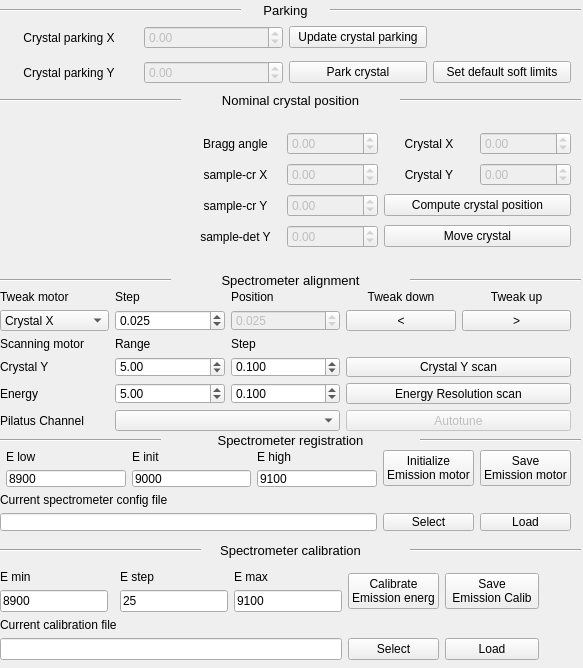
<?xml version="1.0" encoding="UTF-8"?>
<ui version="4.0">
 <class>Form</class>
 <widget class="QWidget" name="Form">
  <property name="geometry">
   <rect>
    <x>0</x>
    <y>0</y>
    <width>583</width>
    <height>668</height>
   </rect>
  </property>
  <property name="windowTitle">
   <string>Form</string>
  </property>
  <widget class="Line" name="line_5">
   <property name="geometry">
    <rect>
     <x>0</x>
     <y>0</y>
     <width>241</width>
     <height>20</height>
    </rect>
   </property>
   <property name="orientation">
    <enum>Qt::Horizontal</enum>
   </property>
  </widget>
  <widget class="Line" name="line_4">
   <property name="geometry">
    <rect>
     <x>400</x>
     <y>90</y>
     <width>181</width>
     <height>20</height>
    </rect>
   </property>
   <property name="orientation">
    <enum>Qt::Horizontal</enum>
   </property>
  </widget>
  <widget class="Line" name="line_6">
   <property name="geometry">
    <rect>
     <x>330</x>
     <y>0</y>
     <width>251</width>
     <height>20</height>
    </rect>
   </property>
   <property name="orientation">
    <enum>Qt::Horizontal</enum>
   </property>
  </widget>
  <widget class="QLabel" name="label_qrcode_5">
   <property name="geometry">
    <rect>
     <x>240</x>
     <y>0</y>
     <width>91</width>
     <height>21</height>
    </rect>
   </property>
   <property name="font">
    <font>
     <pointsize>10</pointsize>
     <weight>50</weight>
     <bold>false</bold>
    </font>
   </property>
   <property name="text">
    <string>Parking</string>
   </property>
   <property name="alignment">
    <set>Qt::AlignCenter</set>
   </property>
  </widget>
  <widget class="QWidget" name="gridLayoutWidget_7">
   <property name="geometry">
    <rect>
     <x>0</x>
     <y>20</y>
     <width>571</width>
     <height>71</height>
    </rect>
   </property>
   <layout class="QGridLayout" name="gridLayout_8">
    <item row="1" column="1">
     <widget class="QDoubleSpinBox" name="spinBox_crystal_park_y">
      <property name="enabled">
       <bool>false</bool>
      </property>
      <property name="minimum">
       <double>-20000.000000000000000</double>
      </property>
      <property name="maximum">
       <double>200000.000000000000000</double>
      </property>
     </widget>
    </item>
    <item row="1" column="0">
     <widget class="QLabel" name="label_qrcode_8">
      <property name="text">
       <string>Crystal parking Y</string>
      </property>
      <property name="alignment">
       <set>Qt::AlignCenter</set>
      </property>
     </widget>
    </item>
    <item row="0" column="1">
     <widget class="QDoubleSpinBox" name="spinBox_crystal_park_x">
      <property name="enabled">
       <bool>false</bool>
      </property>
      <property name="minimum">
       <double>-20000.000000000000000</double>
      </property>
      <property name="maximum">
       <double>20000.000000000000000</double>
      </property>
     </widget>
    </item>
    <item row="0" column="0">
     <widget class="QLabel" name="label_qrcode_7">
      <property name="text">
       <string>Crystal parking X</string>
      </property>
      <property name="alignment">
       <set>Qt::AlignCenter</set>
      </property>
     </widget>
    </item>
    <item row="1" column="2">
     <widget class="QPushButton" name="push_park_crystal">
      <property name="text">
       <string>Park crystal</string>
      </property>
     </widget>
    </item>
    <item row="0" column="2">
     <widget class="QPushButton" name="push_update_crystal_parking">
      <property name="text">
       <string>Update crystal parking</string>
      </property>
     </widget>
    </item>
    <item row="1" column="3">
     <widget class="QPushButton" name="push_set_default_soft_limits">
      <property name="text">
       <string>Set default soft limits</string>
      </property>
     </widget>
    </item>
   </layout>
  </widget>
  <widget class="Line" name="line">
   <property name="geometry">
    <rect>
     <x>0</x>
     <y>90</y>
     <width>181</width>
     <height>20</height>
    </rect>
   </property>
   <property name="orientation">
    <enum>Qt::Horizontal</enum>
   </property>
  </widget>
  <widget class="QLabel" name="label_qrcode_6">
   <property name="geometry">
    <rect>
     <x>180</x>
     <y>90</y>
     <width>221</width>
     <height>21</height>
    </rect>
   </property>
   <property name="font">
    <font>
     <pointsize>10</pointsize>
     <weight>50</weight>
     <bold>false</bold>
    </font>
   </property>
   <property name="text">
    <string>Nominal crystal position</string>
   </property>
   <property name="alignment">
    <set>Qt::AlignCenter</set>
   </property>
  </widget>
  <widget class="QWidget" name="gridLayoutWidget_9">
   <property name="geometry">
    <rect>
     <x>190</x>
     <y>130</y>
     <width>381</width>
     <height>121</height>
    </rect>
   </property>
   <layout class="QGridLayout" name="gridLayout_10">
    <item row="1" column="0">
     <widget class="QLabel" name="label_qrcode_15">
      <property name="text">
       <string>sample-cr X</string>
      </property>
      <property name="alignment">
       <set>Qt::AlignCenter</set>
      </property>
     </widget>
    </item>
    <item row="1" column="1">
     <widget class="QDoubleSpinBox" name="spinBox_crystal_nom_x">
      <property name="enabled">
       <bool>false</bool>
      </property>
      <property name="minimum">
       <double>-20000.000000000000000</double>
      </property>
      <property name="maximum">
       <double>200000.000000000000000</double>
      </property>
     </widget>
    </item>
    <item row="0" column="1">
     <widget class="QDoubleSpinBox" name="spinBox_bragg_angle_nom">
      <property name="enabled">
       <bool>false</bool>
      </property>
      <property name="minimum">
       <double>-20000.000000000000000</double>
      </property>
      <property name="maximum">
       <double>200000.000000000000000</double>
      </property>
     </widget>
    </item>
    <item row="3" column="0">
     <widget class="QLabel" name="label_qrcode_16">
      <property name="text">
       <string>sample-det Y</string>
      </property>
      <property name="alignment">
       <set>Qt::AlignCenter</set>
      </property>
     </widget>
    </item>
    <item row="2" column="1">
     <widget class="QDoubleSpinBox" name="spinBox_crystal_nom_y">
      <property name="enabled">
       <bool>false</bool>
      </property>
      <property name="minimum">
       <double>-20000.000000000000000</double>
      </property>
      <property name="maximum">
       <double>200000.000000000000000</double>
      </property>
     </widget>
    </item>
    <item row="0" column="0">
     <widget class="QLabel" name="label_qrcode_13">
      <property name="text">
       <string>Bragg angle</string>
      </property>
      <property name="alignment">
       <set>Qt::AlignCenter</set>
      </property>
     </widget>
    </item>
    <item row="0" column="2">
     <widget class="QLabel" name="label_qrcode_11">
      <property name="text">
       <string>Crystal X</string>
      </property>
      <property name="alignment">
       <set>Qt::AlignCenter</set>
      </property>
     </widget>
    </item>
    <item row="1" column="2">
     <widget class="QLabel" name="label_qrcode_12">
      <property name="text">
       <string>Crystal Y</string>
      </property>
      <property name="alignment">
       <set>Qt::AlignCenter</set>
      </property>
     </widget>
    </item>
    <item row="2" column="0">
     <widget class="QLabel" name="label_qrcode_17">
      <property name="text">
       <string>sample-cr Y</string>
      </property>
      <property name="alignment">
       <set>Qt::AlignCenter</set>
      </property>
     </widget>
    </item>
    <item row="3" column="1">
     <widget class="QDoubleSpinBox" name="spinBox_det_nom_y">
      <property name="enabled">
       <bool>false</bool>
      </property>
      <property name="minimum">
       <double>-20000.000000000000000</double>
      </property>
      <property name="maximum">
       <double>200000.000000000000000</double>
      </property>
     </widget>
    </item>
    <item row="0" column="3">
     <widget class="QDoubleSpinBox" name="spinBox_crystal_stage_nom_x">
      <property name="enabled">
       <bool>false</bool>
      </property>
      <property name="minimum">
       <double>-20000.000000000000000</double>
      </property>
      <property name="maximum">
       <double>20000.000000000000000</double>
      </property>
     </widget>
    </item>
    <item row="1" column="3">
     <widget class="QDoubleSpinBox" name="spinBox_crystal_stage_nom_y">
      <property name="enabled">
       <bool>false</bool>
      </property>
      <property name="minimum">
       <double>-20000.000000000000000</double>
      </property>
      <property name="maximum">
       <double>200000.000000000000000</double>
      </property>
     </widget>
    </item>
    <item row="2" column="2" colspan="2">
     <widget class="QPushButton" name="push_compute_crystal_position">
      <property name="text">
       <string>Compute crystal position</string>
      </property>
     </widget>
    </item>
    <item row="3" column="2" colspan="2">
     <widget class="QPushButton" name="push_move_crystal">
      <property name="text">
       <string>Move crystal</string>
      </property>
     </widget>
    </item>
   </layout>
  </widget>
  <widget class="QWidget" name="gridLayoutWidget_5">
   <property name="geometry">
    <rect>
     <x>0</x>
     <y>450</y>
     <width>571</width>
     <height>81</height>
    </rect>
   </property>
   <layout class="QGridLayout" name="gridLayout_2">
    <item row="0" column="3">
     <widget class="QLabel" name="label_17">
      <property name="text">
       <string>E high</string>
      </property>
     </widget>
    </item>
    <item row="0" column="1">
     <widget class="QLabel" name="label_16">
      <property name="text">
       <string>E low</string>
      </property>
     </widget>
    </item>
    <item row="1" column="3">
     <widget class="QLineEdit" name="edit_reg_E_hi">
      <property name="text">
       <string>9100</string>
      </property>
     </widget>
    </item>
    <item row="1" column="1">
     <widget class="QLineEdit" name="edit_reg_E_lo">
      <property name="text">
       <string>8900</string>
      </property>
     </widget>
    </item>
    <item row="4" column="0" colspan="4">
     <widget class="QLineEdit" name="lineEdit_current_spectrometer_file"/>
    </item>
    <item row="0" column="6" rowspan="2">
     <widget class="QPushButton" name="push_save_emission_motor">
      <property name="enabled">
       <bool>true</bool>
      </property>
      <property name="text">
       <string>Save
Emission motor</string>
      </property>
     </widget>
    </item>
    <item row="0" column="5" rowspan="2">
     <widget class="QPushButton" name="push_initialize_emission_motor">
      <property name="enabled">
       <bool>true</bool>
      </property>
      <property name="text">
       <string>Initialize
Emission motor</string>
      </property>
     </widget>
    </item>
    <item row="4" column="5">
     <widget class="QPushButton" name="push_select_config_file">
      <property name="enabled">
       <bool>true</bool>
      </property>
      <property name="text">
       <string>Select</string>
      </property>
     </widget>
    </item>
    <item row="4" column="6">
     <widget class="QPushButton" name="push_load_emission_motor">
      <property name="enabled">
       <bool>true</bool>
      </property>
      <property name="text">
       <string>Load</string>
      </property>
     </widget>
    </item>
    <item row="0" column="2">
     <widget class="QLabel" name="label_14">
      <property name="text">
       <string>E init</string>
      </property>
     </widget>
    </item>
    <item row="1" column="2">
     <widget class="QLineEdit" name="edit_reg_E">
      <property name="text">
       <string>9000</string>
      </property>
     </widget>
    </item>
    <item row="3" column="0" colspan="3">
     <widget class="QLabel" name="label_qrcode_21">
      <property name="text">
       <string>Current spectrometer config file</string>
      </property>
      <property name="alignment">
       <set>Qt::AlignLeading|Qt::AlignLeft|Qt::AlignVCenter</set>
      </property>
     </widget>
    </item>
   </layout>
  </widget>
  <widget class="Line" name="line_7">
   <property name="geometry">
    <rect>
     <x>410</x>
     <y>270</y>
     <width>171</width>
     <height>20</height>
    </rect>
   </property>
   <property name="orientation">
    <enum>Qt::Horizontal</enum>
   </property>
  </widget>
  <widget class="Line" name="line_9">
   <property name="geometry">
    <rect>
     <x>0</x>
     <y>540</y>
     <width>201</width>
     <height>20</height>
    </rect>
   </property>
   <property name="orientation">
    <enum>Qt::Horizontal</enum>
   </property>
  </widget>
  <widget class="Line" name="line_8">
   <property name="geometry">
    <rect>
     <x>410</x>
     <y>540</y>
     <width>171</width>
     <height>20</height>
    </rect>
   </property>
   <property name="orientation">
    <enum>Qt::Horizontal</enum>
   </property>
  </widget>
  <widget class="QLabel" name="label_qrcode_14">
   <property name="geometry">
    <rect>
     <x>180</x>
     <y>270</y>
     <width>221</width>
     <height>21</height>
    </rect>
   </property>
   <property name="font">
    <font>
     <pointsize>10</pointsize>
     <weight>50</weight>
     <bold>false</bold>
    </font>
   </property>
   <property name="text">
    <string>Spectrometer alignment</string>
   </property>
   <property name="alignment">
    <set>Qt::AlignCenter</set>
   </property>
  </widget>
  <widget class="QWidget" name="gridLayoutWidget_2">
   <property name="geometry">
    <rect>
     <x>0</x>
     <y>290</y>
     <width>571</width>
     <height>141</height>
    </rect>
   </property>
   <layout class="QGridLayout" name="gridLayout_3">
    <property name="sizeConstraint">
     <enum>QLayout::SetMaximumSize</enum>
    </property>
    <item row="0" column="1">
     <widget class="QLabel" name="label_131">
      <property name="font">
       <font>
        <pointsize>9</pointsize>
        <weight>50</weight>
        <bold>false</bold>
       </font>
      </property>
      <property name="text">
       <string>Step</string>
      </property>
     </widget>
    </item>
    <item row="3" column="0">
     <widget class="QLabel" name="label_137">
      <property name="font">
       <font>
        <pointsize>9</pointsize>
        <weight>50</weight>
        <bold>false</bold>
       </font>
      </property>
      <property name="text">
       <string>Crystal Y</string>
      </property>
     </widget>
    </item>
    <item row="0" column="0">
     <widget class="QLabel" name="label_130">
      <property name="font">
       <font>
        <pointsize>9</pointsize>
        <weight>50</weight>
        <bold>false</bold>
       </font>
      </property>
      <property name="text">
       <string>Tweak motor</string>
      </property>
     </widget>
    </item>
    <item row="1" column="3">
     <widget class="QPushButton" name="push_tweak_down">
      <property name="text">
       <string>&lt;</string>
      </property>
     </widget>
    </item>
    <item row="0" column="2">
     <widget class="QLabel" name="label_132">
      <property name="font">
       <font>
        <pointsize>9</pointsize>
        <weight>50</weight>
        <bold>false</bold>
       </font>
      </property>
      <property name="text">
       <string>Position</string>
      </property>
     </widget>
    </item>
    <item row="1" column="1">
     <widget class="QDoubleSpinBox" name="doubleSpinBox_tweak_motor_step">
      <property name="decimals">
       <number>3</number>
      </property>
      <property name="value">
       <double>0.025000000000000</double>
      </property>
     </widget>
    </item>
    <item row="1" column="0">
     <widget class="QComboBox" name="comboBox_johann_tweak_motor">
      <item>
       <property name="text">
        <string>Crystal X</string>
       </property>
      </item>
      <item>
       <property name="text">
        <string>Bender</string>
       </property>
      </item>
      <item>
       <property name="text">
        <string>Crystal Z</string>
       </property>
      </item>
     </widget>
    </item>
    <item row="1" column="4">
     <widget class="QPushButton" name="push_tweak_up">
      <property name="text">
       <string>&gt;</string>
      </property>
     </widget>
    </item>
    <item row="0" column="3">
     <widget class="QLabel" name="label_133">
      <property name="font">
       <font>
        <pointsize>9</pointsize>
        <weight>50</weight>
        <bold>false</bold>
       </font>
      </property>
      <property name="text">
       <string>Tweak down</string>
      </property>
      <property name="alignment">
       <set>Qt::AlignCenter</set>
      </property>
     </widget>
    </item>
    <item row="0" column="4">
     <widget class="QLabel" name="label_134">
      <property name="font">
       <font>
        <pointsize>9</pointsize>
        <weight>50</weight>
        <bold>false</bold>
       </font>
      </property>
      <property name="text">
       <string>Tweak up</string>
      </property>
      <property name="alignment">
       <set>Qt::AlignCenter</set>
      </property>
     </widget>
    </item>
    <item row="3" column="3" colspan="2">
     <widget class="QPushButton" name="push_scan_crystal_y">
      <property name="text">
       <string>Crystal Y scan</string>
      </property>
     </widget>
    </item>
    <item row="4" column="0">
     <widget class="QLabel" name="label_138">
      <property name="font">
       <font>
        <pointsize>9</pointsize>
        <weight>50</weight>
        <bold>false</bold>
       </font>
      </property>
      <property name="text">
       <string>Energy</string>
      </property>
     </widget>
    </item>
    <item row="4" column="2">
     <widget class="QDoubleSpinBox" name="doubleSpinBox_step_energy">
      <property name="decimals">
       <number>3</number>
      </property>
      <property name="value">
       <double>0.100000000000000</double>
      </property>
     </widget>
    </item>
    <item row="2" column="2">
     <widget class="QLabel" name="label_135">
      <property name="font">
       <font>
        <pointsize>9</pointsize>
        <weight>50</weight>
        <bold>false</bold>
       </font>
      </property>
      <property name="text">
       <string>Step</string>
      </property>
     </widget>
    </item>
    <item row="1" column="2">
     <widget class="QDoubleSpinBox" name="doubleSpinBox_tweak_motor_pos">
      <property name="enabled">
       <bool>false</bool>
      </property>
      <property name="decimals">
       <number>3</number>
      </property>
      <property name="minimum">
       <double>-1000.000000000000000</double>
      </property>
      <property name="maximum">
       <double>1000.000000000000000</double>
      </property>
      <property name="value">
       <double>0.025000000000000</double>
      </property>
     </widget>
    </item>
    <item row="2" column="1">
     <widget class="QLabel" name="label_136">
      <property name="font">
       <font>
        <pointsize>9</pointsize>
        <weight>50</weight>
        <bold>false</bold>
       </font>
      </property>
      <property name="text">
       <string>Range</string>
      </property>
     </widget>
    </item>
    <item row="4" column="3" colspan="2">
     <widget class="QPushButton" name="push_scan_energy">
      <property name="text">
       <string>Energy Resolution scan</string>
      </property>
     </widget>
    </item>
    <item row="2" column="0">
     <widget class="QLabel" name="label_139">
      <property name="font">
       <font>
        <pointsize>9</pointsize>
        <weight>50</weight>
        <bold>false</bold>
       </font>
      </property>
      <property name="text">
       <string>Scanning motor</string>
      </property>
     </widget>
    </item>
    <item row="3" column="1">
     <widget class="QDoubleSpinBox" name="doubleSpinBox_range_crystal_y">
      <property name="decimals">
       <number>2</number>
      </property>
      <property name="value">
       <double>5.000000000000000</double>
      </property>
     </widget>
    </item>
    <item row="3" column="2">
     <widget class="QDoubleSpinBox" name="doubleSpinBox_step_crystal_y">
      <property name="decimals">
       <number>3</number>
      </property>
      <property name="value">
       <double>0.100000000000000</double>
      </property>
     </widget>
    </item>
    <item row="4" column="1">
     <widget class="QDoubleSpinBox" name="doubleSpinBox_range_energy">
      <property name="decimals">
       <number>2</number>
      </property>
      <property name="value">
       <double>5.000000000000000</double>
      </property>
     </widget>
    </item>
    <item row="5" column="0">
     <widget class="QLabel" name="label_118">
      <property name="font">
       <font>
        <pointsize>9</pointsize>
        <weight>50</weight>
        <bold>false</bold>
       </font>
      </property>
      <property name="text">
       <string>Pilatus Channel</string>
      </property>
     </widget>
    </item>
    <item row="5" column="1" colspan="2">
     <widget class="QComboBox" name="comboBox_pilatus_channels">
      <property name="sizePolicy">
       <sizepolicy hsizetype="Expanding" vsizetype="Fixed">
        <horstretch>0</horstretch>
        <verstretch>0</verstretch>
       </sizepolicy>
      </property>
      <property name="font">
       <font>
        <pointsize>9</pointsize>
        <weight>50</weight>
        <bold>false</bold>
       </font>
      </property>
     </widget>
    </item>
    <item row="5" column="3" colspan="2">
     <widget class="QPushButton" name="push_scan_4">
      <property name="enabled">
       <bool>false</bool>
      </property>
      <property name="text">
       <string>Autotune</string>
      </property>
     </widget>
    </item>
   </layout>
  </widget>
  <widget class="Line" name="line_10">
   <property name="geometry">
    <rect>
     <x>0</x>
     <y>430</y>
     <width>161</width>
     <height>20</height>
    </rect>
   </property>
   <property name="orientation">
    <enum>Qt::Horizontal</enum>
   </property>
  </widget>
  <widget class="QLabel" name="label_qrcode_19">
   <property name="geometry">
    <rect>
     <x>170</x>
     <y>430</y>
     <width>241</width>
     <height>21</height>
    </rect>
   </property>
   <property name="font">
    <font>
     <pointsize>10</pointsize>
     <weight>50</weight>
     <bold>false</bold>
    </font>
   </property>
   <property name="text">
    <string>Spectrometer registration</string>
   </property>
   <property name="alignment">
    <set>Qt::AlignCenter</set>
   </property>
  </widget>
  <widget class="QLabel" name="label_qrcode_18">
   <property name="geometry">
    <rect>
     <x>180</x>
     <y>540</y>
     <width>221</width>
     <height>21</height>
    </rect>
   </property>
   <property name="font">
    <font>
     <pointsize>10</pointsize>
     <weight>50</weight>
     <bold>false</bold>
    </font>
   </property>
   <property name="text">
    <string>Spectrometer calibration</string>
   </property>
   <property name="alignment">
    <set>Qt::AlignCenter</set>
   </property>
  </widget>
  <widget class="Line" name="line_11">
   <property name="geometry">
    <rect>
     <x>420</x>
     <y>430</y>
     <width>161</width>
     <height>20</height>
    </rect>
   </property>
   <property name="orientation">
    <enum>Qt::Horizontal</enum>
   </property>
  </widget>
  <widget class="Line" name="line_2">
   <property name="geometry">
    <rect>
     <x>0</x>
     <y>270</y>
     <width>171</width>
     <height>20</height>
    </rect>
   </property>
   <property name="orientation">
    <enum>Qt::Horizontal</enum>
   </property>
  </widget>
  <widget class="QWidget" name="gridLayoutWidget">
   <property name="geometry">
    <rect>
     <x>0</x>
     <y>570</y>
     <width>581</width>
     <height>91</height>
    </rect>
   </property>
   <layout class="QGridLayout" name="gridLayout">
    <property name="sizeConstraint">
     <enum>QLayout::SetFixedSize</enum>
    </property>
    <item row="0" column="2">
     <widget class="QLabel" name="label_22">
      <property name="text">
       <string>E step</string>
      </property>
      <property name="alignment">
       <set>Qt::AlignLeading|Qt::AlignLeft|Qt::AlignVCenter</set>
      </property>
     </widget>
    </item>
    <item row="0" column="0">
     <widget class="QLabel" name="label_20">
      <property name="text">
       <string>E min</string>
      </property>
      <property name="alignment">
       <set>Qt::AlignLeading|Qt::AlignLeft|Qt::AlignVCenter</set>
      </property>
     </widget>
    </item>
    <item row="1" column="0">
     <widget class="QLineEdit" name="edit_E_calib_min">
      <property name="text">
       <string>8900</string>
      </property>
     </widget>
    </item>
    <item row="0" column="5" rowspan="2">
     <widget class="QPushButton" name="push_save_calibration">
      <property name="enabled">
       <bool>true</bool>
      </property>
      <property name="text">
       <string>Save
 Emission Calib </string>
      </property>
     </widget>
    </item>
    <item row="3" column="5">
     <widget class="QPushButton" name="push_load_calibration">
      <property name="enabled">
       <bool>true</bool>
      </property>
      <property name="text">
       <string>Load</string>
      </property>
     </widget>
    </item>
    <item row="1" column="2">
     <widget class="QLineEdit" name="edit_E_calib_step">
      <property name="text">
       <string>25</string>
      </property>
     </widget>
    </item>
    <item row="0" column="4" rowspan="2">
     <widget class="QPushButton" name="push_calibrate_energy">
      <property name="enabled">
       <bool>true</bool>
      </property>
      <property name="text">
       <string>Calibrate
Emission energ</string>
      </property>
     </widget>
    </item>
    <item row="3" column="4">
     <widget class="QPushButton" name="push_select_calibration">
      <property name="enabled">
       <bool>true</bool>
      </property>
      <property name="text">
       <string>Select</string>
      </property>
     </widget>
    </item>
    <item row="1" column="3">
     <widget class="QLineEdit" name="edit_E_calib_max">
      <property name="text">
       <string>9100</string>
      </property>
     </widget>
    </item>
    <item row="0" column="3">
     <widget class="QLabel" name="label_21">
      <property name="text">
       <string>E max</string>
      </property>
      <property name="alignment">
       <set>Qt::AlignLeading|Qt::AlignLeft|Qt::AlignVCenter</set>
      </property>
     </widget>
    </item>
    <item row="2" column="0" colspan="3">
     <widget class="QLabel" name="label_qrcode_20">
      <property name="text">
       <string>Current calibration file</string>
      </property>
      <property name="alignment">
       <set>Qt::AlignLeading|Qt::AlignLeft|Qt::AlignVCenter</set>
      </property>
     </widget>
    </item>
    <item row="3" column="0" colspan="4">
     <widget class="QLineEdit" name="lineEdit_current_calibration_file"/>
    </item>
   </layout>
  </widget>
  <widget class="QWidget" name="verticalLayoutWidget">
   <property name="geometry">
    <rect>
     <x>0</x>
     <y>110</y>
     <width>171</width>
     <height>161</height>
    </rect>
   </property>
   <layout class="QVBoxLayout" name="layout_emission_energy"/>
  </widget>
 </widget>
 <resources/>
 <connections/>
</ui>
